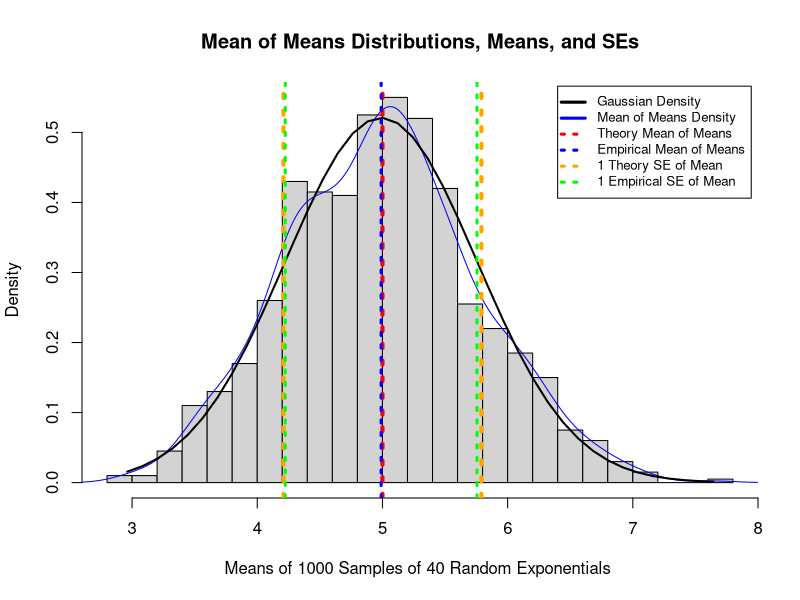
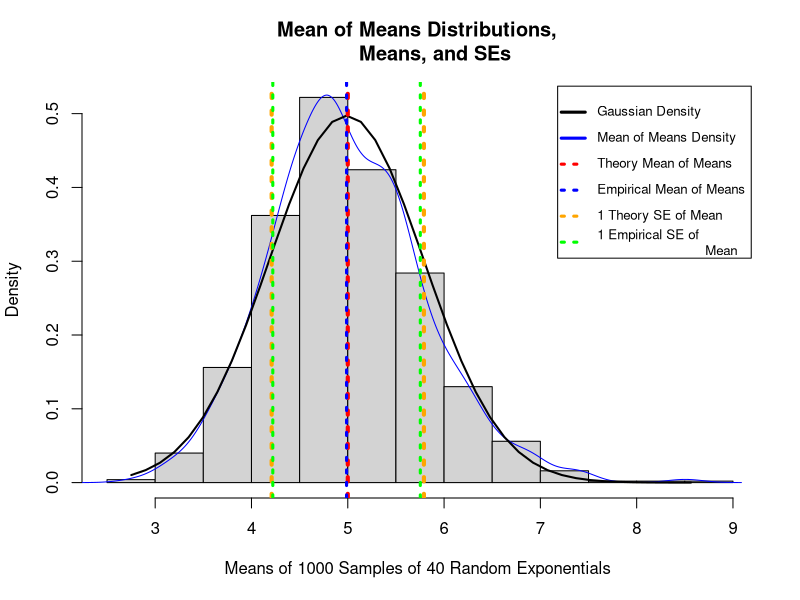

Write R code to recreate these figures, in order.
## ---- chunk 1
install.packages('plotrix', repos='http://cran.us.r-project.org')
library(plotrix)
lambda <- 0.2
n=40
num_sims=1:1000
sample_mean<-1/lambda
SD<-1/lambda
exp_mean_of_means <- sample_mean
exp_SE_of_means <- SD / sqrt(n)

## ---- chunk 2
rexp_sims<-data.frame(lapply(num_sims, function (x) {rexp(n,lambda)}))
colnames(rexp_sims)<-num_sims
rexp_sims_sample_means<-data.frame(sapply(rexp_sims,mean))
colnames(rexp_sims_sample_means)<-c("means")
emp_mean_of_means<-mean(rexp_sims_sample_means[,1])
emp_SE_of_means<-sd(rexp_sims_sample_means[,1])
h<-unlist(rexp_sims_sample_means[,1])
## ---- chunk 3
statistics<-c(exp_mean_of_means,
              emp_mean_of_means,
              exp_SE_of_means,
              emp_SE_of_means)
  
t<-matrix(data=c(exp_mean_of_means,emp_mean_of_means,exp_SE_of_means,emp_SE_of_means), nrow=2, ncol=2, byrow=TRUE)
t<-data.frame(t)
colnames(t)<-c("Theoretical","Empirical")
rownames(t)<-c("Mean","SE")
hist(h,breaks=20,col="light gray",prob=TRUE,main="Mean of Means Distributions, Means, and SEs",xlab="Means of 1000 Samples of 40 Random Exponentials ") 
lines(density(h),col="blue")
legend("topright",legend=c("Gaussian Density", "Mean of Means Density", "Theory Mean of Means", "Empirical Mean of Means","1 Theory SE of Mean", "1 Empirical SE of Mean"),lty=c(1,1,3,3,3,3),lwd=c(3,3,3,3,3,3), col=c("black","blue","red", "blue","orange","green"),merge=TRUE,inset=.01,cex=.8,adj=0) 
xfit<-seq(min(h),max(h),length=40) 
    yfit<-dnorm(xfit,mean=mean(h),sd=sd(h))
lines(xfit, yfit, col="black", lwd=2)
abline(v=exp_mean_of_means,col="red", lwd=4, lty=3)
abline(v=emp_mean_of_means,col="blue", lwd=3, lty=3)
abline(v=exp_mean_of_means-exp_SE_of_means,col="orange", lwd=4, lty=3)
abline(v=exp_mean_of_means+exp_SE_of_means,col="orange", lwd=4, lty=3)
abline(v=emp_mean_of_means-emp_SE_of_means,col="green", lwd=3, lty=3)
abline(v=emp_mean_of_means+emp_SE_of_means,col="green", lwd=3, lty=3)
print('#')

## ---- chunk 4

a_lambda <- 0.2
a_n=40
a_num_sims=1:1000
a_sample_mean<-1/lambda
a_SD<-1/a_lambda
a_exp_mean_of_means <- a_sample_mean
a_exp_SE_of_means <- SD / sqrt(n)
## ---- chunk 5
a_rexp_sims<-data.frame(lapply(a_num_sims, function (x) {rexp(a_n,a_lambda)}))
colnames(a_rexp_sims)<-a_num_sims
a_rexp_sims_sample_means<-data.frame(sapply(a_rexp_sims,mean))
colnames(a_rexp_sims_sample_means)<-c("means")
a_emp_mean_of_means<-mean(a_rexp_sims_sample_means[,1])
a_emp_SE_of_means<-sd(a_rexp_sims_sample_means[,1])
a_h<-unlist(a_rexp_sims_sample_means[,1])


## ---- chunk 6
statistics<-c(a_exp_mean_of_means,
              a_emp_mean_of_means,
              a_exp_SE_of_means,
              a_emp_SE_of_means)
  
a_t<-matrix(data=c(a_exp_mean_of_means,
                   a_emp_mean_of_means,a_exp_SE_of_means,a_emp_SE_of_means),
            nrow=2, ncol=2, byrow=TRUE)
a_t<-data.frame(a_t)
colnames(a_t)<-c("Theoretical","Empirical")
rownames(a_t)<-c("Mean","SE")

hist(a_h,breaks=20,col="light gray",prob=TRUE,main="Mean of Means Distributions, 
     Means, and SEs",
     xlab="Means of 1000 Samples of 40 Random Exponentials ") 
lines(density(a_h),col="blue")
legend("topright",legend=c("Gaussian Density", "Mean of Means Density", 
                           "Theory Mean of Means", 
                           "Empirical Mean of Means","1 Theory SE of Mean",
                           "1 Empirical SE of 
                           Mean"),lty=c(1,1,3,3,3,3),lwd=c(3,3,3,3,3,3),
                            col=c("black","blue",
                           "red", "blue","orange","green"),
                            merge=TRUE,inset=.01,cex=.8,adj=0) 

a_xfit<-seq(min(a_h),max(a_h),length=40) 
    a_yfit<-dnorm(a_xfit,mean=mean(a_h),sd=sd(a_h))
lines(a_xfit, a_yfit, col="black", lwd=2)
abline(v=a_exp_mean_of_means,col="red", lwd=4, lty=3)
abline(v=a_emp_mean_of_means,col="blue", lwd=3, lty=3)
abline(v=a_exp_mean_of_means-exp_SE_of_means,col="orange", lwd=4, lty=3)
abline(v=a_exp_mean_of_means+exp_SE_of_means,col="orange", lwd=4, lty=3)
abline(v=a_emp_mean_of_means-emp_SE_of_means,col="green", lwd=3, lty=3)
abline(v=a_emp_mean_of_means+emp_SE_of_means,col="green", lwd=3, lty=3)
a_t


